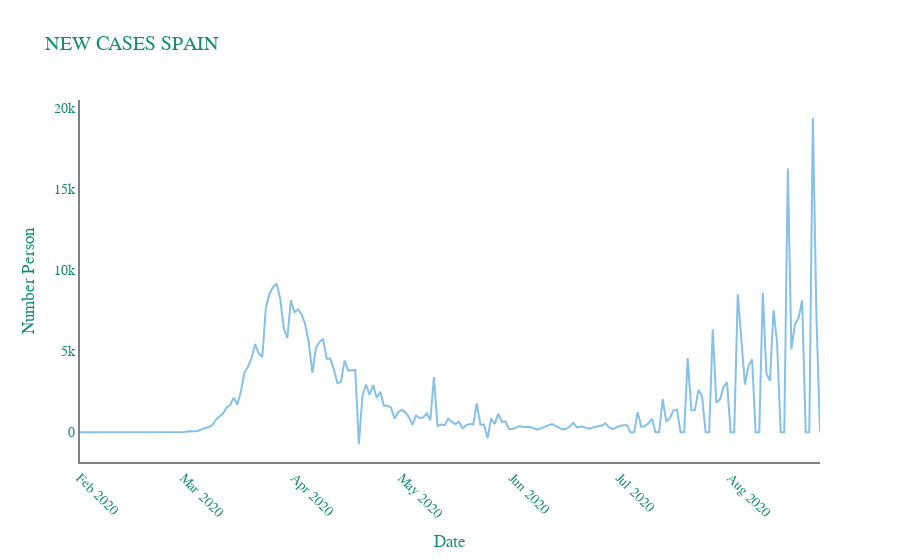

The notebook cell saved with this chart:
### Code cell
fig = go.Figure(data=go.Scatter(x=countries_new_cases["date"],
                                y=countries_new_cases["Spain"],
                                mode='lines',line_color="#85C1E9",fillcolor='white'))

fig.update_xaxes(showline=True, linewidth=2, linecolor='grey',tickangle = 45  )
fig.update_yaxes(showline=True, linewidth=2, linecolor='grey')
fig . update_layout ( 
    title = "NEW CASES SPAIN " , 
    xaxis_title = "Date" , 
    yaxis_title = "Number Person" , 
    legend_title = None ,
    
    plot_bgcolor="white", 
    font = dict ( 
        family = "Courier New, monospace" , 
        size = 14 , 
        color = "#138D75"
    ) 
)
fig.show()

### Figure 1 — Plotly figure (JSON) as saved in the notebook; plotly's stock layout.template omitted (floating-point values rounded to 4 significant figures; data arrays with more than 128 entries replaced by an {"elided": "..."} marker saying what was removed)
{"data": [{"fillcolor": "white", "line": {"color": "#85C1E9"}, "mode": "lines", "type": "scatter", "x": {"elided": "186 str values"}, "y": {"elided": "186 int values"}}], "layout": {"font": {"color": "#138D75", "family": "Courier New, monospace", "size": 14}, "legend": {"title": {}}, "plot_bgcolor": "white", "title": {"text": "NEW CASES SPAIN "}, "xaxis": {"linecolor": "grey", "linewidth": 2, "showline": true, "tickangle": 45, "title": {"text": "Date"}}, "yaxis": {"linecolor": "grey", "linewidth": 2, "showline": true, "title": {"text": "Number Person"}}}}
